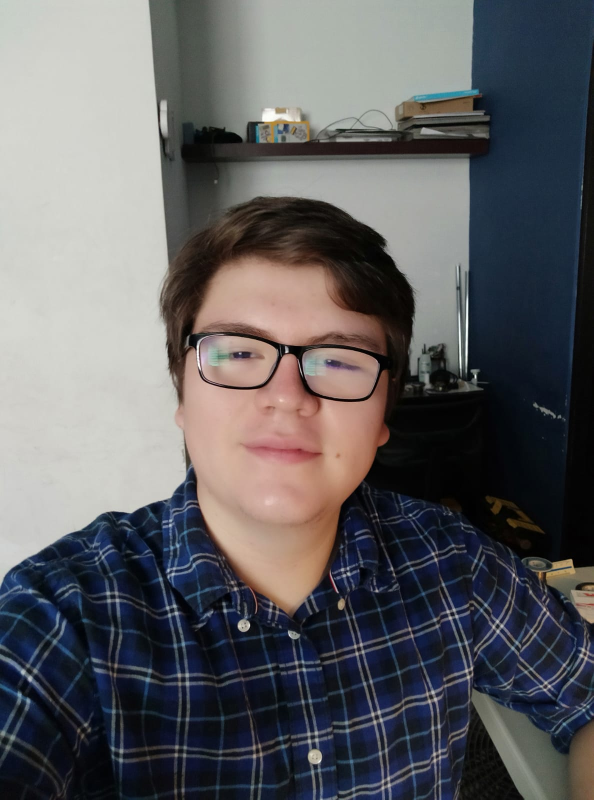
#> input picture Clase/Actividad_2/portada.jpg, 1187 x 1599 px (shown at 1/2 size)
$ python traslacion.py
#> lines starting #> are read from the running program, lines starting #| are printed output that depends on the picture
import cv2
import numpy as np

image = cv2.imread('portada.jpg')
#> image is the input picture: shape (1599, 1187, 3); mean B, G, R 97.6, 95.3, 95.9
ancho = image.shape[1] #columnas
#> ancho = 1187
alto = image.shape[0] # filas
#> alto = 1599

TRAS_X = 600
TRAS_Y = 10

# Traslación
M = np.float32([[1,0,TRAS_X],[0,1,TRAS_Y]])
imageOut = cv2.warpAffine(image,M,(ancho,alto))
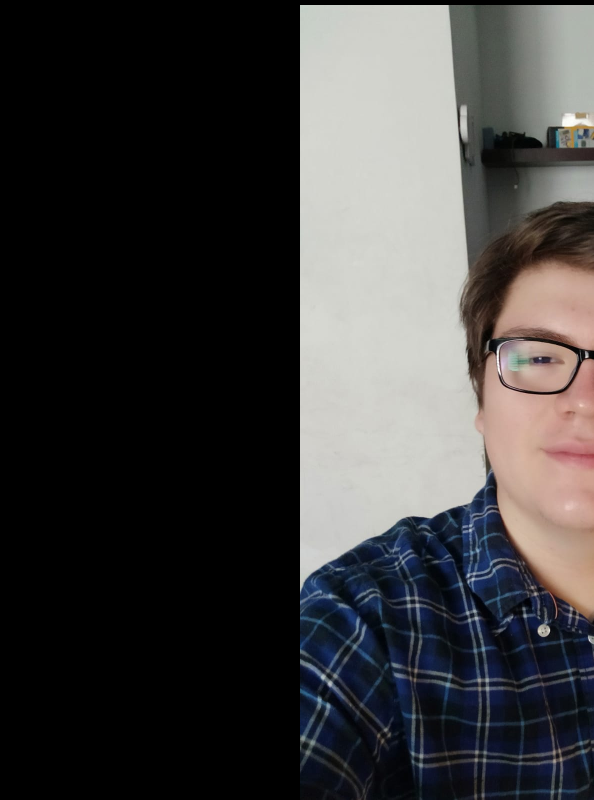
#> imageOut: shape (1599, 1187, 3) (shown at 1/2 size); mean B, G, R 61.3, 61.3, 62.4

cv2.imwrite('result.png', imageOut)
cv2.waitKey(0)
cv2.destroyAllWindows()
